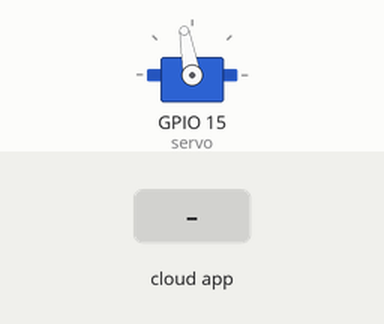
This sketch was run on a simulated ESP8266 (NodeMCU). Shown: servo. Inputs (shaded band) come from the test bench. WiFi joins after 1.5 s; servers stay silent unless stated; the Firebase database answers and starts empty; what the sketch prints to the serial monitor is not drawn.

Above: at 4.7 s.
4.8 s: the phone or cloud app sets status to on
At 9.3 s:
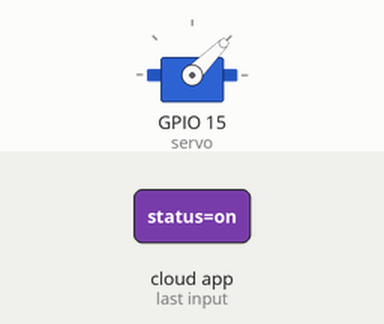
Timing chart, 0 to 11.0 s (numbered marks = the images above; inputs shaded):
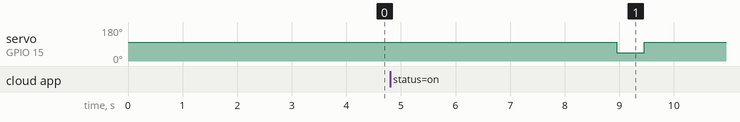

Measured:
- after the input at 4.8 s, servo on GPIO 15 (servo): 100° → 45° after 4.2 s, → 100° 0.50 s later

The sketch:

Feeder.ino
```cpp
//////////////////////////// Get Value from Firebase /////////////////////////

#include <ESP8266WiFi.h>
#include <FirebaseArduino.h>
#include <Servo.h>

// Config Firebase
#define FIREBASE_HOST "catoi-3606.firebaseio.com"
#define FIREBASE_AUTH ""

// Config connect WiFi
#define WIFI_SSID ""
#define WIFI_PASSWORD ""


String status;
Servo servo;

void setup() {

  Serial.begin(115200);

  // Wifi Setup //
  WiFi.mode(WIFI_STA);
    // connect to wifi.
    WiFi.begin(WIFI_SSID, WIFI_PASSWORD);
    Serial.print("connecting");

    while (WiFi.status() != WL_CONNECTED) {
      Serial.print(".");
      delay(500);
    }

    Serial.println();
    Serial.print("connected: ");
    Serial.println(WiFi.localIP());

    // Firebase Setup //
    Firebase.begin(FIREBASE_HOST, FIREBASE_AUTH);

  // ESP8622 Setup //
    servo.attach(15); // 15 means D8 pin of ESP8266
    servo.write(100); //Setup angle
    delay(2000);

}

void loop() {

  if (Firebase.failed()) {
    Serial.print("Firebase Failed");
    Serial.println(Firebase.error());
    return;
  }
  servo.attach(15);
  servo.write(100);
  status = Firebase.getString("FEED_STATUS/status");
  Serial.println("Status: " + status);

  if(status == "on") {
    servo.write(45); // Open angle
    Serial.println("Servo: Open");
    delay(500) ;
    servo.write(100); // Close angle
    Serial.println("Servo: Close");
    status = "off";
    delay(2000);
    servo.detach();
  }

  Firebase.setString("FEED_STATUS/status", status);
  Serial.println("Status: " + status);
  delay(5000);
}
```
